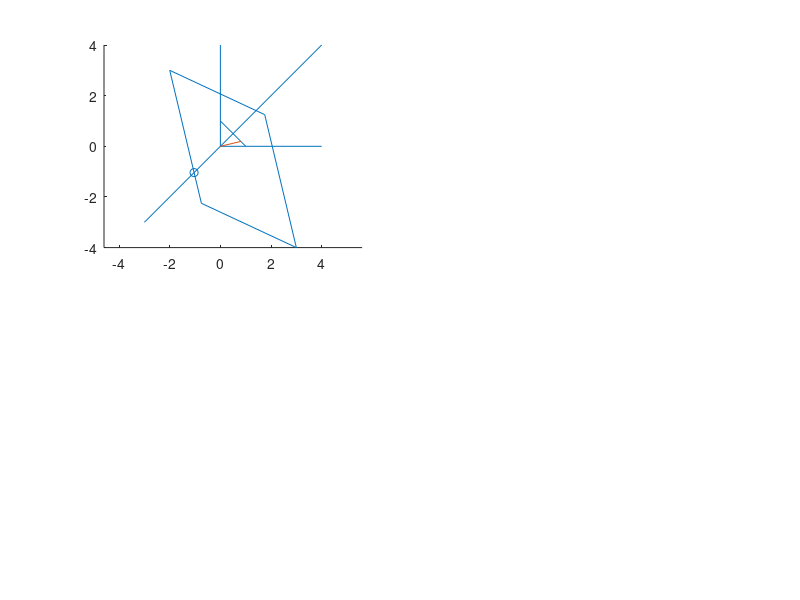
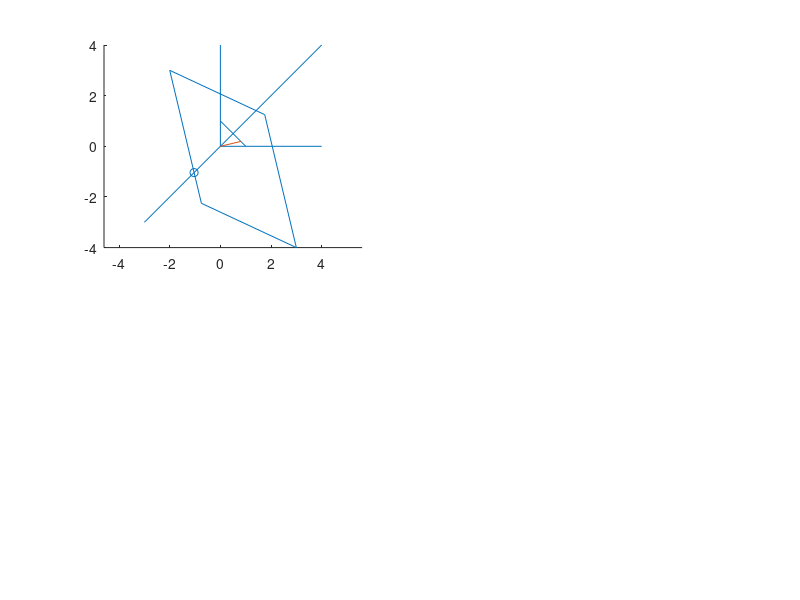

Write MATLAB code to recreate these figures, in order.
% data for odd/even game
% Copyright 1999 by Todd K. Moon

th1=1;  th2=2;
delta1=1;  delta2=2;
L(th1,delta1) = -2;    L(th1,delta2) = 3;
L(th2,delta1) = 3;   L(th2,delta2) = -4;
x1=1;   x2=2;

phi(1,x1) = 1;   phi(1,x2) = 1;
phi(2,x1) = 1;   phi(2,x2) = 2;
phi(3,x1) = 2;   phi(3,x2) = 1;
phi(4,x1) = 2;   phi(4,x2) = 2;

f(th1,x1) = 3/4;   f(th1,x2) = 1-f(th1,x1);
f(th2,x2) = 3/4;   f(th2,x1) = 1-f(th2,x2);
% compute risk
R(th1,1) = L(th1,phi(1,x1))*f(th1,x1) +  L(th1,phi(1,x2))*f(th1,x2);
R(th1,2) = L(th1,phi(2,x1))*f(th1,x1) +  L(th1,phi(2,x2))*f(th1,x2);
R(th1,3) = L(th1,phi(3,x1))*f(th1,x1) +  L(th1,phi(3,x2))*f(th1,x2);
R(th1,4) = L(th1,phi(4,x1))*f(th1,x1) +  L(th1,phi(4,x2))*f(th1,x2);

R(th2,1) = L(th2,phi(1,x1))*f(th2,x1) +  L(th2,phi(1,x2))*f(th2,x2);
R(th2,2) = L(th2,phi(2,x1))*f(th2,x1) +  L(th2,phi(2,x2))*f(th2,x2);
R(th2,3) = L(th2,phi(3,x1))*f(th2,x1) +  L(th2,phi(3,x2))*f(th2,x2);
R(th2,4) = L(th2,phi(4,x1))*f(th2,x1) +  L(th2,phi(4,x2))*f(th2,x2);

subplot(2,2,1)
line([R(1,4),R(1,2),R(1,1),R(1,3),R(1,4)], [R(2,4),R(2,2),R(2,1),R(2,3),R(2,4)])
line([-3 4],[-3 4])
line([0 1],[1 0]);
line([0 4],[0 0])
line([0 0],[0 4])
axis equal

q = 3/13;
y1 = -5/4*q -3/4;
hold on
plot(y1,y1,'o')
p = 21/26;
line([0 p],[0 1-p])
print -dps ../pictures/oddeven.ps
print -deps ../pictures/oddeven.eps

slope = (R(th2,1) - R(th2,2))/(R(th1,1) - R(th1,2))
